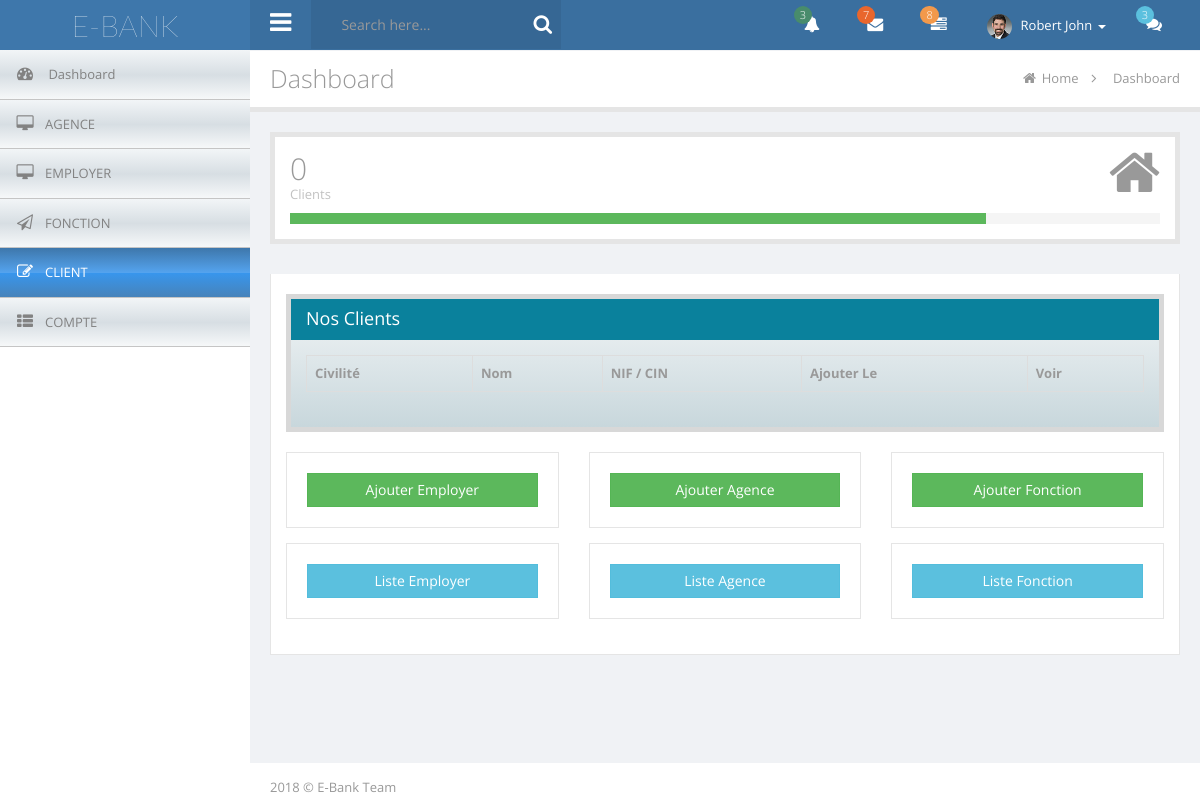
Before: /production/admin/client/liste.php (signed in) with the older database file.
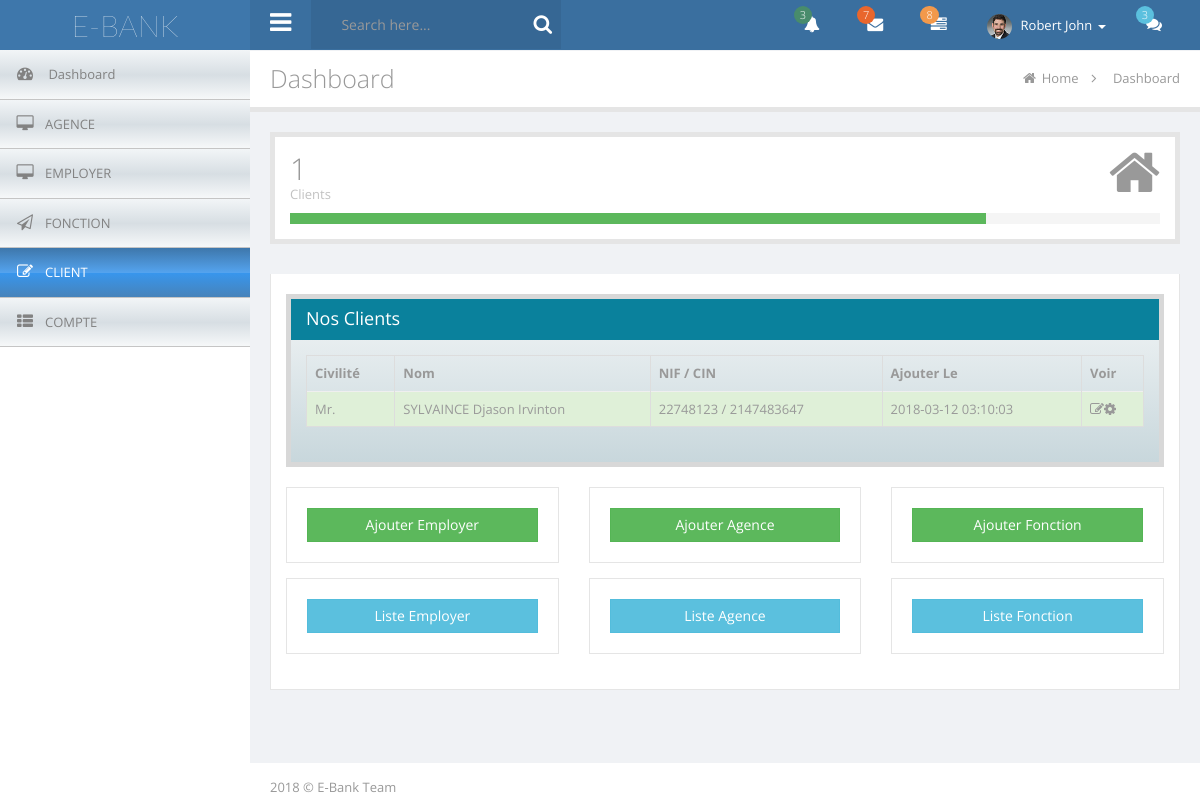
After: the same page with the newer database file.
### tables this page shows
CREATE TABLE `client` (
  `idclient` int(11) NOT NULL,
  `nom_client` varchar(45) NOT NULL,
  `prenom_client` varchar(45) NOT NULL,
  `naissance_client` date NOT NULL,
  `nif_client` int(10) NOT NULL,
  `cin_client` int(17) NOT NULL,
  `sexe_client` varchar(7) NOT NULL,
  `civilite_client` varchar(11) NOT NULL,
  `userClientID` int(11) NOT NULL,
  `date_creation` datetime NOT NULL,
  `date_mise_a_jour` datetime NOT NULL,
  `id_succursale` int(11) DEFAULT NULL
);

### production/admin/client/liste.php (the view, shortened to what the changed rows need)
<?php
include('../utils/connexion.php');
mysqli_autocommit($connexion, false);
if(isset($_SESSION['ticket_connexion']) && isset($_SESSION['iduser']) && isset($_SESSION['pseudo']) && isset($_SESSION['id_type_user'])){
?>
<!DOCTYPE html>
<html lang="en">
<head>
</head>
<body>
    <div>
        <?php
            include('../include/topbar_include.php');
        ?>
        <div id="wrapper">
            <?php
                include('../include/sidebar_include.php');
            ?>
            <div id="page-wrapper">
                <div id="title-breadcrumb-option-demo" class="page-title-breadcrumb">
                    <div class="page-header pull-left">
                        <div class="page-title">
                            Dashboard</div>
                    </div>
                    <ol class="breadcrumb page-breadcrumb pull-right">
                        <li><i class="fa fa-home"></i>&nbsp;<a href="dashboard.php">Home</a>&nbsp;&nbsp;<i class="fa fa-angle-right"></i>&nbsp;&nbsp;</li>
                        <li class="active">Dashboard</li>
                    </ol>
                    <div class="clearfix">
                    </div>
                </div>
                <div class="page-content">
                    <div id="tab-general">
                        <div id="sum_box" class="row mbl">
                            <div class="col-sm-12 col-md-12">
                                <div class="panel profit db mbm">
                                    <div class="panel-body">
                                        <p class="icon">
                                            <i class="icon fa fa-home"></i>
                                        </p>
                                        <h4 class="value">
                                            <?php
                                                $requete_agence="SELECT * FROM client";
                                                $result_agence=mysqli_query($connexion, $requete_agence);
                                                echo $count_agence=mysqli_num_rows($result_agence);
                                            ?>
                                            <span></span></h4>
                                        <p class="description">
                                            Clients</p>
                                        <div class="progress progress-sm mbn">
                                            <div role="progressbar" aria-valuenow="80" aria-valuemin="0" aria-valuemax="100"
                                                style="width: 80%;" class="progress-bar progress-bar-success">
                                                <span class="sr-only">80% Complete (success)</span></div>
                                        </div>
                                    </div>
                                </div>
                            </div>
                        </div>
                        <div id="generalTabContent" class="tab-content responsive">
                            <div id="alert-tab" class="tab-pane fade in active">
                                <div class="row">
                                    <div class="col-lg-12">
                                    <div class="panel panel-blue">
                                        <div class="panel-heading">Nos Clients</div>
                                            <div class="panel-body">
                                                <table class="table table-hover table-bordered">
                                                    <thead>
                                                    <tr>
                                                        <th>Civilité</th>
                                                        <th>Nom</th>
                                                        <th>NIF / CIN</th>
                                                        <th>Ajouter Le</th>
                                                        <th>Voir</th>
                                                    </tr>
                                                    </thead>
                                                    <tbody>
                                                    <?php
                                                        $requete_liste_agence="SELECT * FROM client";
                                                        $result_liste_agence=mysqli_query($connexion, $requete_liste_agence);
                                                        $count_l_agence=mysqli_num_rows($result_liste_agence);
                                                        if($count_l_agence>0){
                                                            while($data_liste_agence=mysqli_fetch_assoc($result_liste_agence)){
                                                            ?>
                                                            <tr class="success">
                                                                <td><?php echo utf8_encode($data_liste_agence['civilite_client']);?></td>
                                                                <td><?php echo utf8_encode($data_liste_agence['nom_client']." ".$data_liste_agence['prenom_client']);?></td>
                                                                <td><?php echo $data_liste_agence['nif_client']." / ".$data_liste_agence['cin_client'];?></td>
                                                                <td><?php echo utf8_encode($data_liste_agence['date_creation']);?></td>
                                                                <td><a href="#../fiche_client/<?php echo sha1($data_liste_agence['idclient']);?>"><i class="icon fa fa-edit"></i><i class="fa fa-cog"></i></a></td>
                                                            </tr>
                                                            <?php
                                                            }
                                                        }
                                                    ?>
                                                    </tbody>
                                                </table>
                                            </div>
                                        </div>
                                    </div>
                                    <div class="col-lg-12">
                                        <div id="change-transitions" class="row">
                                            <div class="col-md-4">
                                                <div class="box-placeholder">
                                                    <a href="../add_employer/"  class="btn btn-success btn-block">Ajouter Employer</a>
                                                </div>
                                            </div>
                                            <div class="col-md-4">
                                                <div class="box-placeholder">
                                                    <a href="../add_agence/"  class="btn btn-success btn-block">Ajouter Agence</a>
                                                </div>
                                            </div>
                                            <div class="col-md-4">
                                                <div class="box-placeholder">
                                                    <a href="../fonction/"  class="btn btn-success btn-block">Ajouter Fonction</a>
                                                </div>
                                            </div>
                                        </div>
                                    </div>
                                    <div class="col-lg-12">
                                        <div id="change-transitions" class="row">
                                            <div class="col-md-4">
                                                <div class="box-placeholder">
                                                    <a href="../employer/"  class="btn btn-info btn-block">Liste Employer</a>
                                                </div>
                                            </div>
                                            <div class="col-md-4">
                                                <div class="box-placeholder">
                                                    <a href="../agence/"  class="btn btn-info btn-block">Liste Agence</a>
                                                </div>
                                            </div>
                                            <div class="col-md-4">
                                                <div class="box-placeholder">
                                                    <a href="../fonction/"  class="btn btn-info btn-block">Liste Fonction</a>
                                                </div>
                                            </div>
                                        </div>
                                    </div>
                                </div>
                            </div>
                        </div>
                    </div>
                </div>
            </div>
        </div>
    </div>
</body>
</html>
<?php
}else{
session_unset();
session_destroy();
$_SESSION = array();
echo '<meta http-equiv="refresh" content="0;url=../login/">';
}
?>

Changed rows visible on the page:
added client: civilite_client "Mr.", nom_client+prenom_client "SYLVAINCE Djason Irvinton", nif_client "22748123", cin_client "2147483647", date_creation "2018-03-12 03:10:03"
Other visible differences:
$count_agence=mysqli_num_rows($result_agence): "0" → "1"
